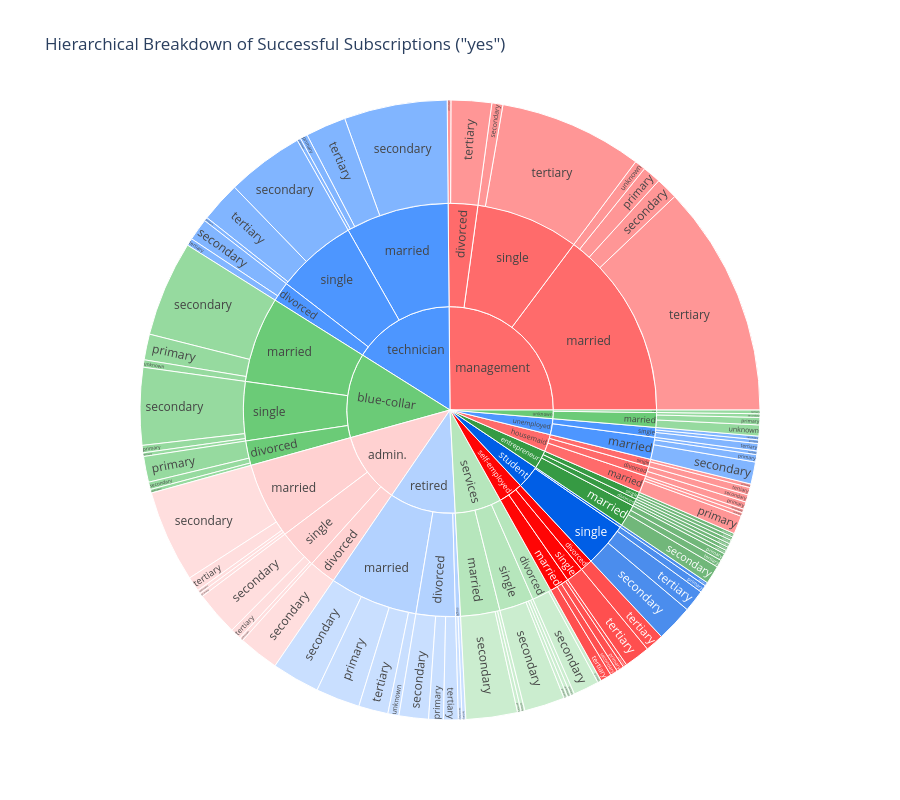

Notebook code cell kept with this figure:
### Code cell
# Filter for only successful subscribers
df_yes = df[df['y'] == 'yes']

# Create Sunburst hierarchy
fig_sun = px.sunburst(df_yes, path=['job', 'marital', 'education'],  height=800,
                      title='Hierarchical Breakdown of Successful Subscriptions ("yes")',
                      color_discrete_sequence=["#FF6B6B", "#4D96FF", "#6BCB77"])

# Hide grid lines for both axes
fig.update_xaxes(showgrid=False)
fig.update_yaxes(showgrid=False)

# Hide the background by setting transparency
fig.update_layout(
    plot_bgcolor="rgba(0, 0, 0, 0)",
    paper_bgcolor="rgba(0, 0, 0, 0)"
)

fig_sun.show()

### Figure 1 — Plotly figure (JSON) as saved in the notebook; plotly's stock layout.template omitted (floating-point values rounded to 4 significant figures; data arrays with more than 128 entries replaced by an {"elided": "..."} marker saying what was removed)
{"data": [{"branchvalues": "total", "domain": {"x": [0, 1], "y": [0, 1]}, "hovertemplate": "labels=%{label}<br>count=%{value}<br>parent=%{parent}<br>id=%{id}<extra></extra>", "ids": {"elided": "133 str values"}, "labels": {"elided": "133 str values"}, "name": "", "parents": {"elided": "133 str values"}, "type": "sunburst", "values": {"elided": "133 int values"}}], "layout": {"height": 800, "legend": {"tracegroupgap": 0}, "sunburstcolorway": ["#FF6B6B", "#4D96FF", "#6BCB77"], "title": {"text": "Hierarchical Breakdown of Successful Subscriptions (\"yes\")"}}}
